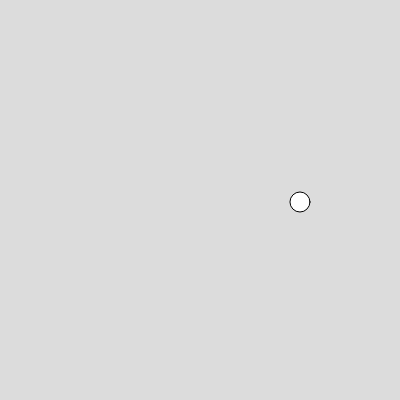
Frame 1 (no input)
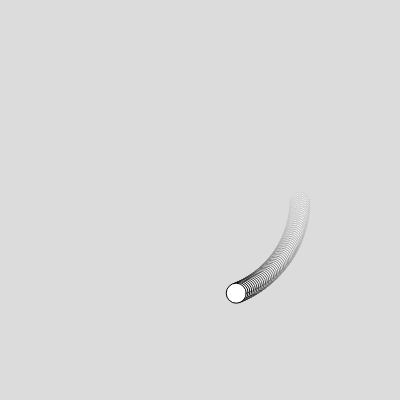
Frame 60 (no input)
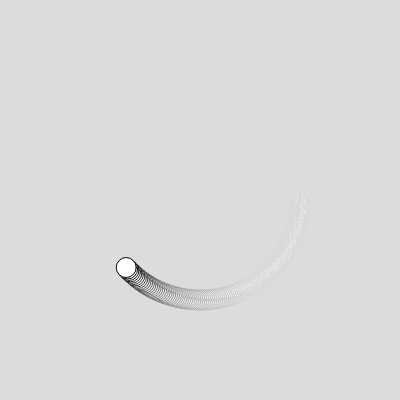
Frame 120 (the mouse pressed at the canvas centre since frame 60)

The p5.js sketch that drew these frames (run headless with seeded random() and noise() and a simulated clock; from frame 60 on, the mouse is pressed at the canvas centre):

// p5.js sketch
// ── sketch.js
function setup() {
  createCanvas(400, 400);
  background(220);
}

function draw() {
  background(220, 10);
  
  // Move the origin to the center of the canvas
  translate(width / 2, height / 2);
  
  // Calculate the x and y positions using sin and cos
  let angle = (frameCount * 0.02) // % 3
  let x = cos(angle) * 100;
  let y = sin(angle) * 100;
  
  // Draw the object at the calculated position
  ellipse(x, y, 20, 20);
}
